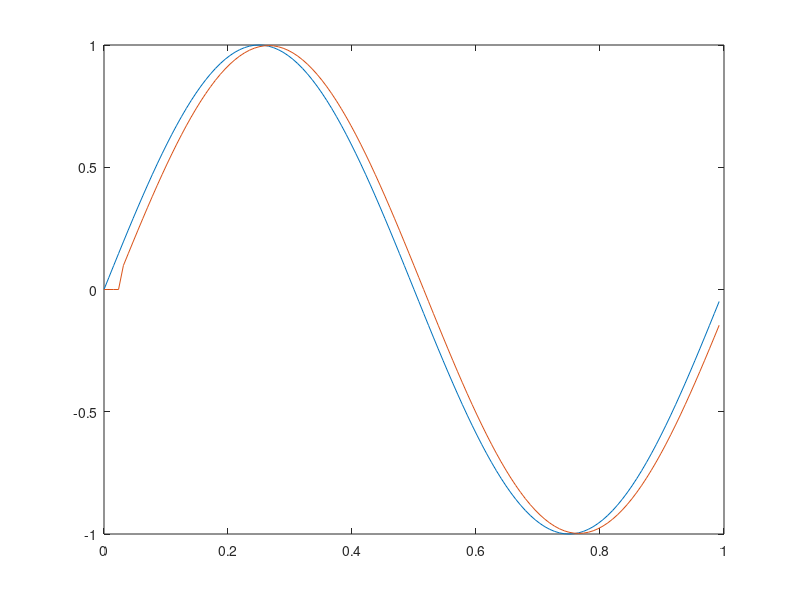
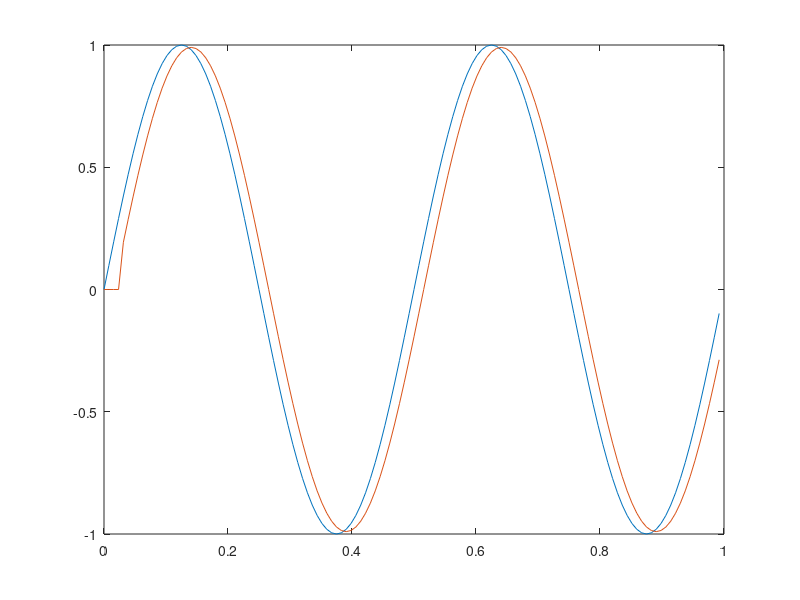
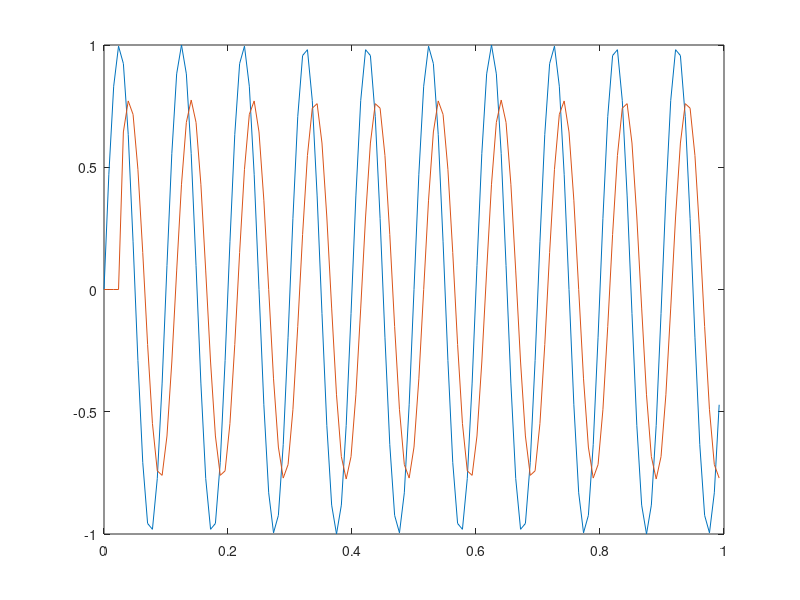
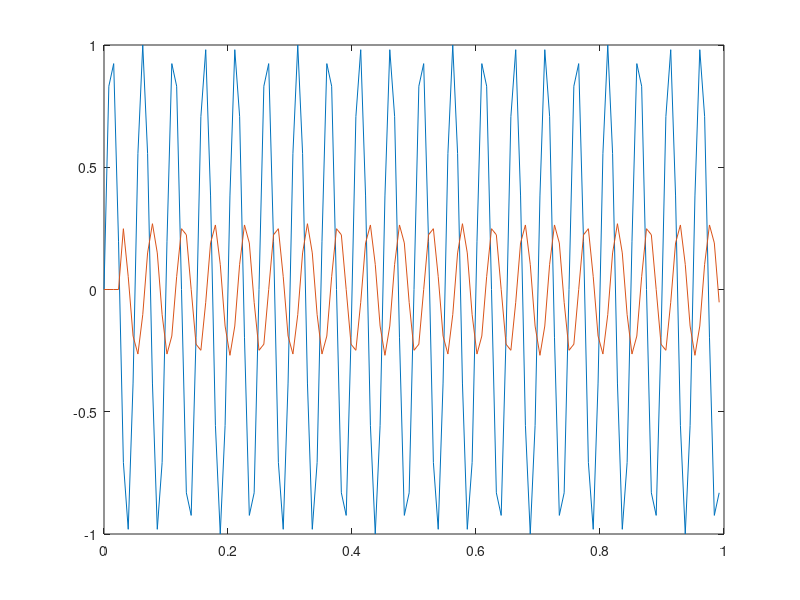

These charts were generated, in order, by the following MATLAB code:

  v = [1, 2, 10, 20, 100];
  t = zeros(1,128);
  for i = 2 : 128
    t(i) = t(i-1) + 1/128 ;
  endfor
  N = 128;
  

  y(1:5, 1:N) = 0;

 
    y(1, 1:N) = sin(2 * pi * v(1) * t');
    y(2, 1:N) = sin(2 * pi * v(2) * t');
    y(3, 1:N) = sin(2 * pi * v(3) * t');
    y(4, 1:N) = sin(2 * pi * v(4) * t');
    y(5, 1:N) = sin(2 * pi * v(5) * t');
    
 

  y1(1:5, 1:4) = 0;

  for i = 1 : 5
    for j = 5:N
      y1(i, j) = (y(i, j-4) + y(i, j-3) + y(i, j-2) + y(i, j-1) + y(i, j) ) *0.2;
    endfor
  endfor

  for i = 1 : 5
    figure
    plot(t, y(i, 1:N));
    hold on
    plot(t, y1(i, 1:N));
    
  endfor


